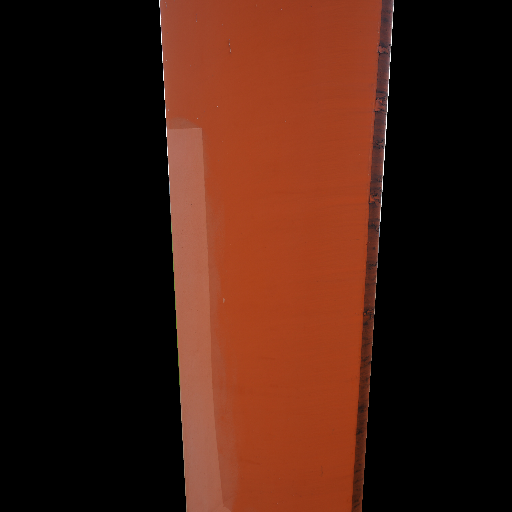
#> input picture 0_082924_4.png, 512 x 512 px
$ jupyter execute Stitch2_demo.ipynb
#> lines starting #> are read from the running program, lines starting #| are printed output that depends on the picture; after the words box and inside, x2 and y2 are one past the last pixel; in counts of white or black regions, pixels touching at a corner belong together
[cell 1]
import cv2
import numpy as np
import matplotlib.pyplot as plt
import imageio
import imutils
cv2.ocl.setUseOpenCL(False)

[cell 2]
# select the image id (valid values 1,2,3, or 4)
feature_extractor = 'orb' # one of 'sift', 'surf', 'brisk', 'orb'
feature_matching = 'bf'

[cell 3]
# read images and transform them to grayscale
# Make sure that the train image is the image that will be transformed

#file1 = 'http://www.ic.unicamp.br/~helio/imagens_registro/foto1A.jpg'
#file2 = 'http://www.ic.unicamp.br/~helio/imagens_registro/foto1B.jpg'

file1 = '0_082924_4.png'
file2 = '0_082924_3.png'
trainImg = imageio.imread(file1)
#> trainImg is the input picture: shape (512, 512, 3); mean R, G, B 64.2, 28.1, 16.1
trainImg_gray = cv2.cvtColor(trainImg, cv2.COLOR_RGB2GRAY)
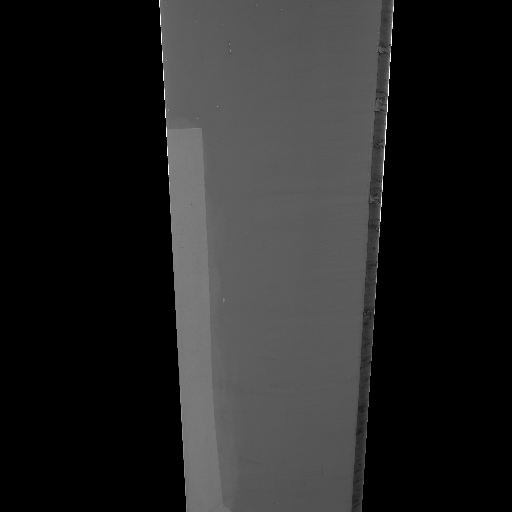
#> trainImg_gray: shape (512, 512); min 0, max 255, mean 37.5

queryImg = imageio.imread(file2)
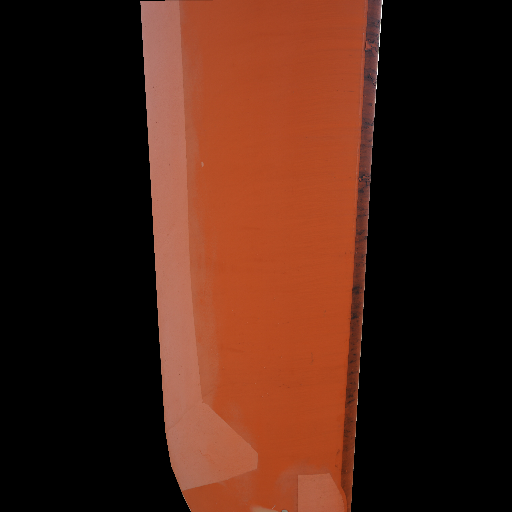
#> input picture 0_082924_3.png, 512 x 512 px
#> queryImg is the input picture: shape (512, 512, 3); mean R, G, B 71.1, 33.4, 20.3
# Opencv defines the color channel in the order BGR.
# Transform it to RGB to be compatible to matplotlib
queryImg_gray = cv2.cvtColor(queryImg, cv2.COLOR_RGB2GRAY)
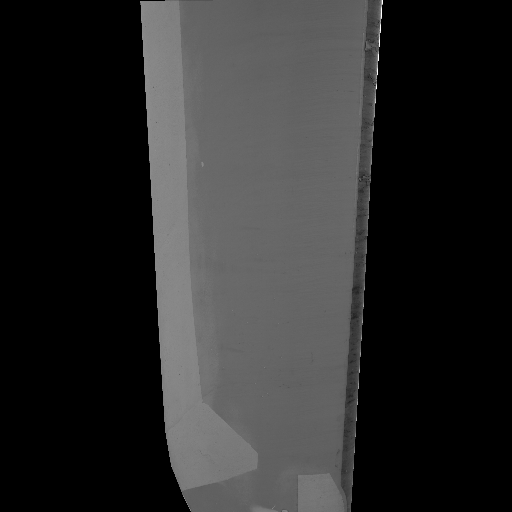
#> queryImg_gray: shape (512, 512); min 0, max 255, mean 43.2

fig, (ax1, ax2) = plt.subplots(nrows=1, ncols=2, constrained_layout=False, figsize=(16,9))
ax1.imshow(queryImg, cmap="gray")
ax1.set_xlabel("Query image", fontsize=14)

ax2.imshow(trainImg, cmap="gray")
ax2.set_xlabel("Train image (Image to be transformed)", fontsize=14)

plt.show()
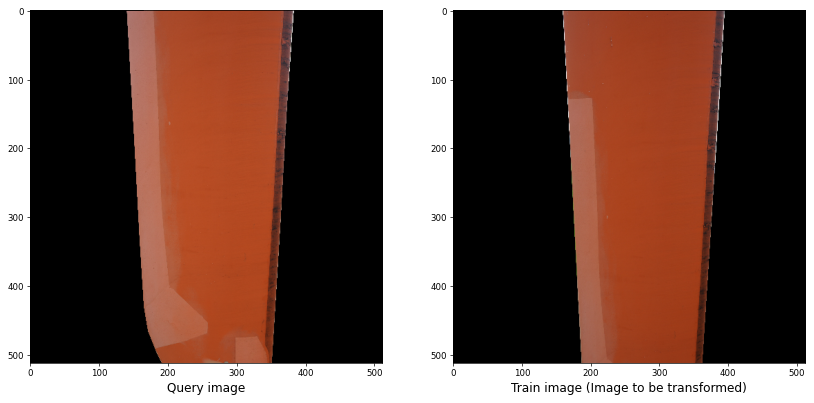
#> figure drawn by matplotlib, 2 panels

[cell 4]
def detectAndDescribe(image, method=None):
    """
    Compute key points and feature descriptors using an specific method
    """
#> called with method = 'orb'

    assert method is not None, "You need to define a feature detection method. Values are: 'sift', 'surf'"

    # detect and extract features from the image
    if method == 'sift':
        descriptor = cv2.xfeatures2d.SIFT_create()
    elif method == 'surf':
        descriptor = cv2.xfeatures2d.SURF_create()
    elif method == 'brisk':
        descriptor = cv2.BRISK_create()
    elif method == 'orb':
        descriptor = cv2.ORB_create()

    # get keypoints and descriptors
    (kps, features) = descriptor.detectAndCompute(image, None)
#> kps = 336 keypoints; strongest (x, y, size): (165, 115, 31), (390, 60, 31), (389, 76, 31), (388, 93, 31)

    return (kps, features)

[cell 5]
kpsA, featuresA = detectAndDescribe(trainImg_gray, method=feature_extractor)
#> kpsA has the same summary as kps in detectAndDescribe
kpsB, featuresB = detectAndDescribe(queryImg_gray, method=feature_extractor)
#> in detectAndDescribe (call 2), `(kps, features) = descriptor.detectAndCompute(image, None)`: kps = 170 keypoints; strongest (x, y, size): (376, 87, 31), (378, 59, 31), (379, 44, 31), (379, 46, 31)
#> kpsB has the same summary as kps in detectAndDescribe

[cell 6]
# display the keypoints and features detected on both images
fig, (ax1,ax2) = plt.subplots(nrows=1, ncols=2, figsize=(20,8), constrained_layout=False)
ax1.imshow(cv2.drawKeypoints(trainImg_gray,kpsA,None,color=(0,255,0)))
ax1.set_xlabel("(a)", fontsize=14)
ax2.imshow(cv2.drawKeypoints(queryImg_gray,kpsB,None,color=(0,255,0)))
ax2.set_xlabel("(b)", fontsize=14)

plt.show()
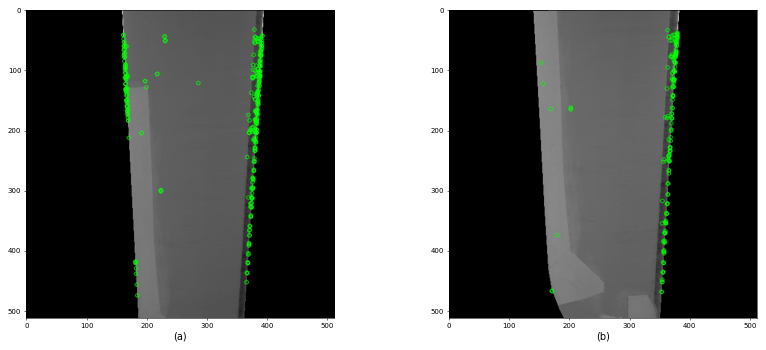
#> figure drawn by matplotlib, 2 panels

[cell 7]
def createMatcher(method,crossCheck):
    "Create and return a Matcher Object"

    if method == 'sift' or method == 'surf':
        bf = cv2.BFMatcher(cv2.NORM_L2, crossCheck=crossCheck)
    elif method == 'orb' or method == 'brisk':
        bf = cv2.BFMatcher(cv2.NORM_HAMMING, crossCheck=crossCheck)
    return bf

[cell 8]
def matchKeyPointsBF(featuresA, featuresB, method):
#> called with method = 'orb'
    bf = createMatcher(method, crossCheck=True)

    # Match descriptors.
    best_matches = bf.match(featuresA,featuresB)
#> best_matches = 73 matches

    # Sort the features in order of distance.
    # The points with small distance (more similarity) are ordered first in the vector
    rawMatches = sorted(best_matches, key = lambda x:x.distance)
#> rawMatches = 73 matches
    print("Raw matches (Brute force):", len(rawMatches))
#| Raw matches (Brute force): 73
    return rawMatches

[cell 9]
def matchKeyPointsKNN(featuresA, featuresB, ratio, method):
    bf = createMatcher(method, crossCheck=False)
    # compute the raw matches and initialize the list of actual matches
    rawMatches = bf.knnMatch(featuresA, featuresB, 2)
    print("Raw matches (knn):", len(rawMatches))
    matches = []

    # loop over the raw matches
    for m,n in rawMatches:
        # ensure the distance is within a certain ratio of each
        # other (i.e. Lowe's ratio test)
        if m.distance < n.distance * ratio:
            matches.append(m)
    return matches

[cell 10]
print("Using: {} feature matcher".format(feature_matching))

fig = plt.figure(figsize=(20,8))

if feature_matching == 'bf':
    matches = matchKeyPointsBF(featuresA, featuresB, method=feature_extractor)
#> matches = 73 matches
    img3 = cv2.drawMatches(trainImg,kpsA,queryImg,kpsB,matches[:100],
                           None,flags=cv2.DrawMatchesFlags_NOT_DRAW_SINGLE_POINTS)
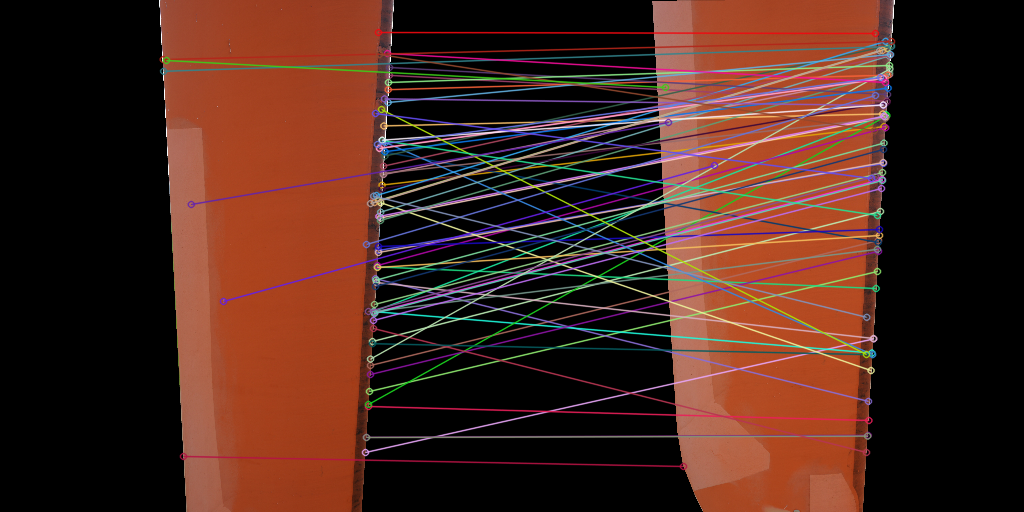
#> img3: shape (512, 1024, 3); mean R, G, B 73.2, 39, 29.2
elif feature_matching == 'knn':
    matches = matchKeyPointsKNN(featuresA, featuresB, ratio=0.75, method=feature_extractor)
    img3 = cv2.drawMatches(trainImg,kpsA,queryImg,kpsB,np.random.choice(matches,100),
                           None,flags=cv2.DrawMatchesFlags_NOT_DRAW_SINGLE_POINTS)


plt.imshow(img3)
plt.show()

[cell 11]
def getHomography(kpsA, kpsB, featuresA, featuresB, matches, reprojThresh):
    # convert the keypoints to numpy arrays
#> called with reprojThresh = 4
    kpsA = np.float32([kp.pt for kp in kpsA])
#> kpsA = 336 pairs, first value 160.8 to 391.2, second value 32 to 474
    kpsB = np.float32([kp.pt for kp in kpsB])
#> kpsB = 170 pairs, first value 153 to 379.2, second value 33 to 468

    if len(matches) > 4:

        # construct the two sets of points
        ptsA = np.float32([kpsA[m.queryIdx] for m in matches])
#> ptsA = 73 pairs, first value 162.7 to 389, second value 32 to 456
        ptsB = np.float32([kpsB[m.trainIdx] for m in matches])
#> ptsB = 73 pairs, first value 153 to 379, second value 33 to 466

        # estimate the homography between the sets of points
        (H, status) = cv2.findHomography(ptsA, ptsB, cv2.RANSAC,
            reprojThresh)
#> H = [[2.6, 0.0565, -279.9], [0.395, 2.27, -512.7], [0.0023, 0.000199, 1]]; status = 73 values, max 1 at index 0, min 0 at index 2, mean 0.274

        return (matches, H, status)
    else:
        return None

[cell 12]
M = getHomography(kpsA, kpsB, featuresA, featuresB, matches, reprojThresh=4)
#> M = 3 matches
if M is None:
    print("Error!")
(matches, H, status) = M
print(H)
#| [[ 2.60378189e+00  5.64947508e-02 -2.79860623e+02]
#|  [ 3.94720974e-01  2.27237574e+00 -5.12724498e+02]
#|  [ 2.30408164e-03  1.99006847e-04  1.00000000e+00]]

[cell 13]
# Apply panorama correction
width = trainImg.shape[1] + queryImg.shape[1]
#> width = 1024
height = trainImg.shape[0] + queryImg.shape[0]
#> height = 1024

result = cv2.warpPerspective(trainImg, H, (width, height))
result[0:queryImg.shape[0], 0:queryImg.shape[1]] = queryImg
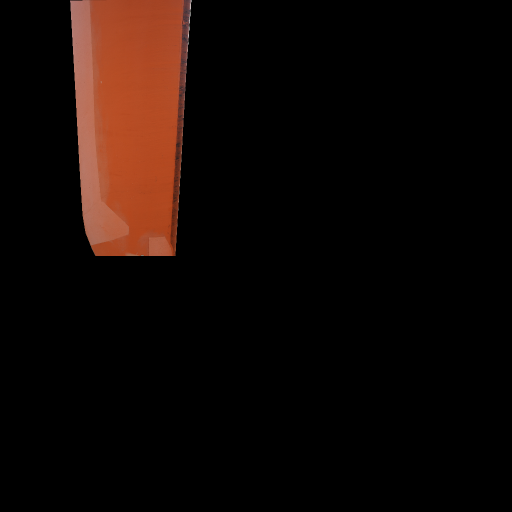
#> result: shape (1024, 1024, 3) (shown at 1/2 size); mean R, G, B 17.8, 8.4, 5.1

plt.figure(figsize=(20,10))
plt.imshow(result)

plt.axis('off')
plt.show()

[cell 14]
# transform the panorama image to grayscale and threshold it
gray = cv2.cvtColor(result, cv2.COLOR_BGR2GRAY)
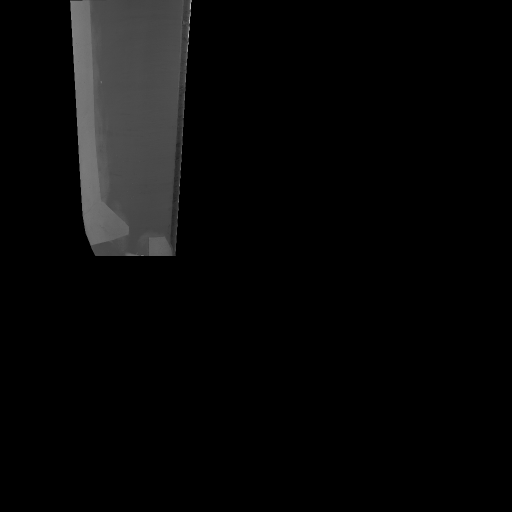
#> gray: shape (1024, 1024) (shown at 1/2 size); min 0, max 255, mean 8.4
thresh = cv2.threshold(gray, 0, 255, cv2.THRESH_BINARY)[1]
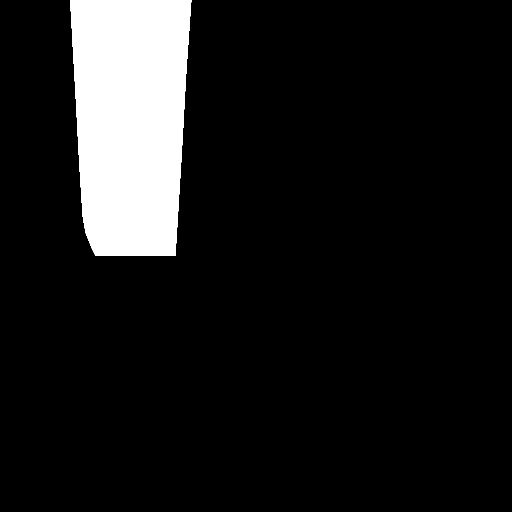
#> thresh: shape (1024, 1024) (shown at 1/2 size); 10.3% white; 1 white region

# Finds contours from the binary image
cnts = cv2.findContours(thresh.copy(), cv2.RETR_EXTERNAL, cv2.CHAIN_APPROX_SIMPLE)
#> cnts = 1 contour; box (x1, y1, x2, y2) and area: (140, 0, 383, 512) 107042
cnts = imutils.grab_contours(cnts)

# get the maximum contour area
c = max(cnts, key=cv2.contourArea)
#> c = contour of 171 points, box (x1, y1, x2, y2) (140, 0, 383, 512), area 107042

# get a bbox from the contour area
(x, y, w, h) = cv2.boundingRect(c)
#> x = 140; y = 0; w = 243; h = 512

# crop the image to the bbox coordinates
result = result[y:y + h, x:x + w]
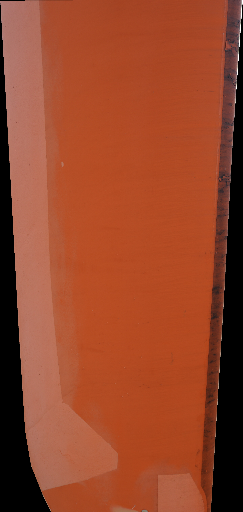
#> result: shape (512, 243, 3); mean R, G, B 149.8, 70.4, 42.7

# show the cropped image
plt.figure(figsize=(20,10))
plt.imshow(result)
